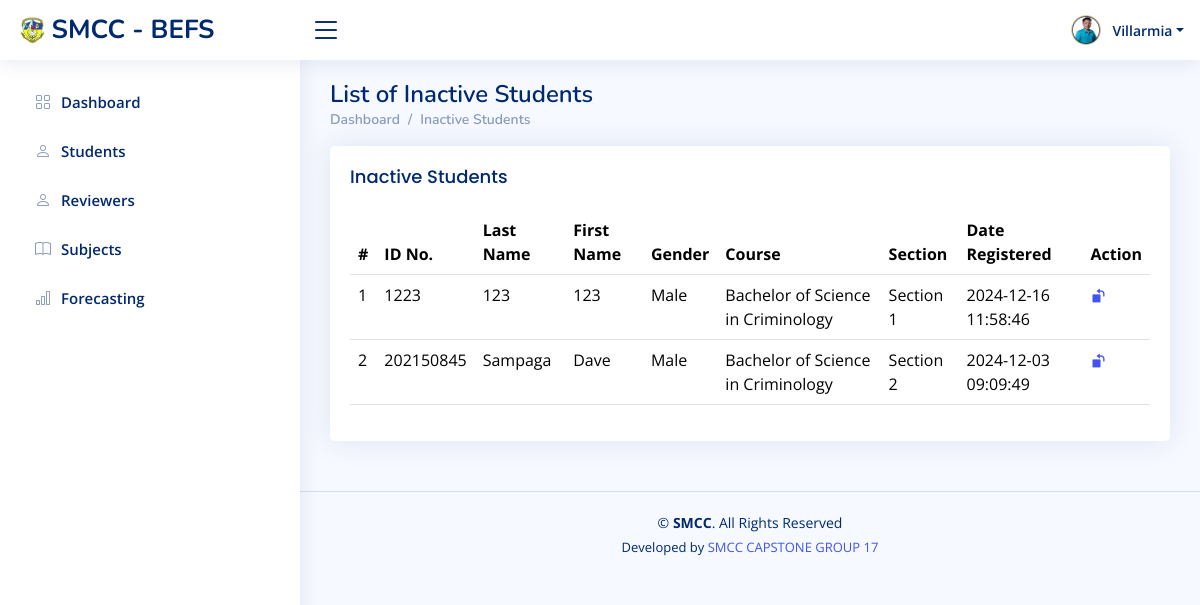
Screenshot of /dean/dean_students_inactive.php?user_id=3 with the database file from the repository.
### tables this page shows
CREATE TABLE `users` (
  `id` int(11) NOT NULL,
  `username` varchar(255) DEFAULT NULL,
  `password` varchar(255) DEFAULT NULL,
  `type` varchar(255) DEFAULT NULL,
  `status` varchar(255) DEFAULT NULL,
  `fname` varchar(255) DEFAULT NULL,
  `lname` varchar(255) DEFAULT NULL,
  `profile_image` varchar(255) DEFAULT NULL,
  `date_created` datetime DEFAULT NULL,
  `logged_in` varchar(255) DEFAULT NULL
);

CREATE TABLE `students` (
  `id` int(11) NOT NULL,
  `about` varchar(255) DEFAULT NULL,
  `lrn_num` varchar(255) DEFAULT NULL,
  `fname` varchar(255) DEFAULT NULL,
  `lname` varchar(255) DEFAULT NULL,
  `gender` varchar(10) DEFAULT NULL,
  `username` varchar(255) DEFAULT NULL,
  `password` varchar(255) DEFAULT NULL,
  `complete_address` varchar(255) DEFAULT NULL,
  `year_level_id` int(11) DEFAULT NULL,
  `course_id` int(11) DEFAULT NULL,
  `section_id` int(11) DEFAULT NULL,
  `school_year_id` int(11) DEFAULT NULL,
  `status` varchar(255) DEFAULT NULL,
  `date_registered` datetime DEFAULT NULL,
  `logged_in` varchar(255) DEFAULT NULL,
  `profile_image` varchar(255) DEFAULT NULL,
  `level` varchar(255) DEFAULT NULL
);

CREATE TABLE `course` (
  `id` int(11) NOT NULL,
  `description` varchar(255) DEFAULT NULL,
  `year_level_id` int(11) DEFAULT NULL,
  `school_year` varchar(255) DEFAULT NULL,
  `date_entry` datetime DEFAULT NULL,
  `status` varchar(255) DEFAULT NULL,
  `code_no` varchar(255) DEFAULT NULL
);

CREATE TABLE `section` (
  `id` int(11) NOT NULL,
  `user_id` int(11) DEFAULT NULL,
  `description` varchar(255) DEFAULT NULL,
  `date_entry` datetime DEFAULT NULL,
  `status` varchar(255) DEFAULT NULL
);

### dean/dean_students_inactive.php (the view, shortened to what this page needs)
<?php
include('../dbconnect.php');
$user_id = $_REQUEST['user_id'];
$school_year = $_GET['school_year'] ?? '';
$sql = "
    SELECT students.id AS stud_id, students.lrn_num, students.fname, students.lname,
           students.gender, students.date_registered, course.description AS course,
           section.description AS section, students.course_id AS c_id
    FROM students
    INNER JOIN course ON students.course_id = course.id
    INNER JOIN section ON students.section_id = section.id
    INNER JOIN dean_course ON students.course_id = dean_course.course_id
    WHERE students.status = 'Inactive' AND dean_course.user_id = ?";
$sql .= " ORDER BY students.lname ASC";
$stmt = $conn->prepare($sql);
if (!empty($school_year)) {
    $stmt->bind_param("ii", $user_id, $school_year);
} else {
    $stmt->bind_param("i", $user_id);
}
$stmt->execute();
$result = $stmt->get_result();
$counter = 1;
?>
<!DOCTYPE html>
<html lang="en">
<head>
  <link href="../assets/vendor/bootstrap/css/bootstrap.min.css" rel="stylesheet">
  <link href="../assets/vendor/bootstrap-icons/bootstrap-icons.css" rel="stylesheet">
  <link href="../assets/vendor/boxicons/css/boxicons.min.css" rel="stylesheet">
  <link href="../assets/vendor/quill/quill.snow.css" rel="stylesheet">
  <link href="../assets/vendor/quill/quill.bubble.css" rel="stylesheet">
  <link href="../assets/vendor/remixicon/remixicon.css" rel="stylesheet">
  <link href="../assets/vendor/simple-datatables/style.css" rel="stylesheet">
  <link href="../assets/css/style.css" rel="stylesheet">
</head>
<body>
  <?php
    $query = mysqli_query($conn, "SELECT * FROM users WHERE id = '$user_id'") or die(mysqli_error());
    if($row = mysqli_fetch_array($query)) {
        $lname = $row['lname'];
        $lname = ucfirst(strtolower($lname));
    }
  ?>
  <?php include('dean_header.php'); ?>
  <?php include('dean_sidebar.php'); ?>
  <main id="main" class="main">
    <div class="pagetitle">
      <h1>List of Inactive Students</h1>
      <nav>
        <ol class="breadcrumb">
          <li class="breadcrumb-item"><a href="dean_home_page.php?user_id=<?php echo $user_id; ?>">Dashboard</a></li>
          <li class="breadcrumb-item">Inactive Students</li>
        </ol>
      </nav>
    </div>
    <section class="section">
      <div class="row">
        <div class="col-lg-12">
          <div class="card">
            <div class="card-body">
              <h5 class="card-title">Inactive Students</h5>
              <table class="table datatable">
                <thead>
                  <tr>
                    <th>#</th>
                    <th>ID No.</th>
                    <th>Last Name</th>
                    <th>First Name</th>
                    <th>Gender</th>
                    <th>Course</th>
                    <th>Section</th>
                    <th>Date Registered</th>
                    <th>Action</th>
                  </tr>
                </thead>
                <tbody>
                <?php
                  while ($row = $result->fetch_assoc()) {
                ?>
                  <tr>
                    <td><?php echo $counter++; ?></td>
                    <td><?= htmlspecialchars($row['lrn_num']) ?></td>
                    <td><?= htmlspecialchars($row['lname']) ?></td>
                    <td><?= htmlspecialchars($row['fname']) ?></td>
                    <td><?= htmlspecialchars($row['gender']) ?></td>
                    <td><?= htmlspecialchars($row['course']) ?></td>
                    <td><?= htmlspecialchars($row['section']) ?></td>
                    <td><?= htmlspecialchars($row['date_registered']) ?></td>
                    <td><a href="dean_students_restore_sc.php?user_id=<?php echo $user_id;?>&stud_id=<?php echo $row['stud_id']; ?>"><i class="ri-anticlockwise-2-fill"></i></a></td>
                    </tr>
                <?php
                  }
                ?>
                </tbody>
              </table>
            </div>
          </div>
        </div>
      </div>
    </section>
  </main>
  <?php include('../footer.php'); ?>
</body>
</html>

### dean/dean_header.php (shortened to what this page needs)
<header id="header" class="header fixed-top d-flex align-items-center">
    <div class="d-flex align-items-center justify-content-between">
        <a href="dean_home_page.php?user_id=<?php echo $user_id; ?>" class="logo d-flex align-items-center">
            <img src="../images/Smcc_logo.gif" alt="">
            <span class="d-none d-lg-block">SMCC - BEFS</span>
        </a>
        <i class="bi bi-list toggle-sidebar-btn"></i>
    </div>
    <nav class="header-nav ms-auto">
        <ul class="d-flex align-items-center">
            <li class="nav-item dropdown pe-3">
                <a class="nav-link nav-profile d-flex align-items-center pe-0" href="#" id="navbarDropdown" data-bs-toggle="dropdown" aria-expanded="false">
                    <?php
                    $profile_image = !empty($row['profile_image']) ? $row['profile_image'] : '../assets/img/profile-img2.jpg';
                    ?>
                    <img src="<?php echo $profile_image; ?>" alt="Profile" class="rounded-circle">
                    <span class="d-none d-md-block dropdown-toggle ps-2"><?php echo $lname; ?></span>
                </a>
            </li>
        </ul>
    </nav>
</header>

### assets/css/style.css (style rules this page uses)
:root { scroll-behavior: smooth; }
body { font-family: "Open Sans", sans-serif; background: #f6f9ff; color: #444444; }
a { color: #4154f1; text-decoration: none; }
h1, h2, h3, h4, h5, h6 { font-family: "Nunito", sans-serif; }
#main { margin-top: 60px; padding: 20px 30px; transition: all 0.3s; }
.pagetitle { margin-bottom: 10px; }
.pagetitle h1 { font-size: 24px; margin-bottom: 0; font-weight: 600; color: #012970; }
.card { margin-bottom: 30px; border: none; border-radius: 5px; box-shadow: 0px 0 30px rgba(1, 41, 112, 0.1); }
.card-title { padding: 20px 0 15px 0; font-size: 18px; font-weight: 500; color: #012970; font-family: "Poppins", sans-serif; }
.card-body { padding: 0 20px 20px 20px; }
.breadcrumb { font-size: 14px; font-family: "Nunito", sans-serif; color: #899bbd; font-weight: 600; }
.breadcrumb a { color: #899bbd; transition: 0.3s; }
.breadcrumb .breadcrumb-item::before { color: #899bbd; }
.logo { line-height: 1; }
@media (min-width: 1200px) { .logo { width: 280px; } }
.logo img { max-height: 26px; margin-right: 6px; }
.logo span { font-size: 26px; font-weight: 700; color: #012970; font-family: "Nunito", sans-serif; }
.header { transition: all 0.5s; z-index: 997; height: 60px; box-shadow: 0px 2px 20px rgba(1, 41, 112, 0.1); background-color: #fff; padding-left: 20px; }
.header .toggle-sidebar-btn { font-size: 32px; padding-left: 10px; cursor: pointer; color: #012970; }
.header-nav ul { list-style: none; }
.header-nav>ul { margin: 0; padding: 0; }
.header-nav .nav-profile { color: #012970; }
.header-nav .nav-profile img { max-height: 36px; }
.header-nav .nav-profile span { font-size: 14px; font-weight: 600; }
@media (min-width: 1200px) { #main, #footer { margin-left: 300px; } }

### rows the page displays
users: profile_image (picture), lname "Villarmia"
students: lrn_num "1223", lname "123", fname "123", gender "Male", course.description "Bachelor of Science in Criminology", section.description "Section 1", date_registered "2024-12-16 11:58:46"
students: lrn_num "202150845", lname "Sampaga", fname "Dave", gender "Male", course.description "Bachelor of Science in Criminology", section.description "Section 2", date_registered "2024-12-03 09:09:49"
